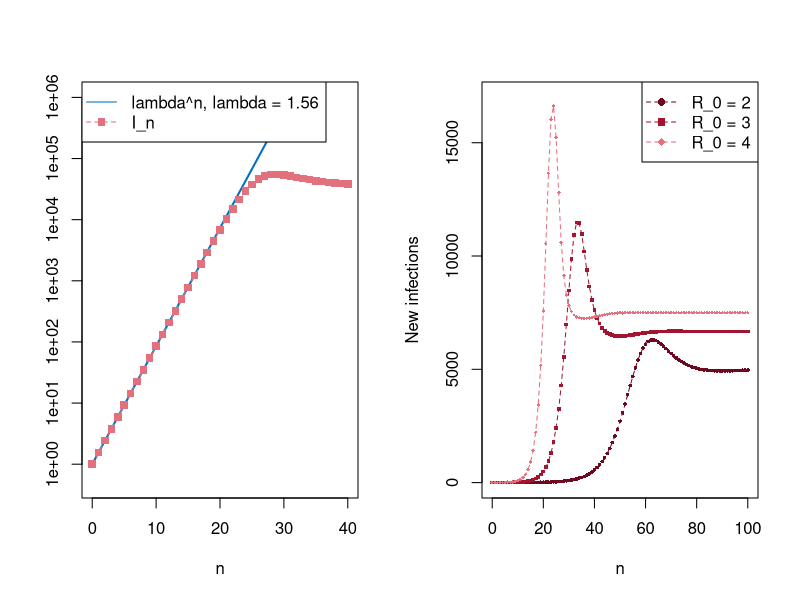

This chart was generated by the following R code:
# Fig. 2.18: Initial phase of the epidemic and new infections (book, Section 2.4, Eq. 2.21 and 2.20)
# left: I_n in scenario B on a logarithmic scale with the growth factor lambda = 1 + (gamma + alpha)(R_0 - 1);
# right: new infections beta S_n I_n per time step for R_0 = 2, 3, 4 (I_0 = 1, alpha = gamma = 0.1)
# (c) 2026 Philipp Kügler · Program for the book "Dynamical Systems in the Life Sciences" · MIT License (see LICENSE)
N <- 100000; alpha <- 0.1; gamma <- 0.1

sir <- function(beta, M) {               # S_n and I_n for I_0 = 1
  S <- numeric(M + 1); I <- numeric(M + 1); S[1] <- N - 1; I[1] <- 1
  for (k in 1:M) {
    S[k + 1] <- S[k] - beta * S[k] * I[k] + alpha * (N - S[k])
    I[k + 1] <- I[k] + beta * S[k] * I[k] - (gamma + alpha) * I[k]
  }
  list(S = S, I = I)
}
par(mfrow = c(1, 2))
beta <- 7.6e-6
x <- sir(beta, 40)
lam <- 1 + (gamma + alpha) * (beta * N / (gamma + alpha) - 1)
cat(sprintf("initial growth factor: lambda = %.2f;  I_10 = %.1f,  lambda^10 = %.1f\n", lam, x$I[11], lam^10))
n <- 0:40
plot(n, lam^n, type = "l", log = "y", col = rgb(0, 0.447, 0.741), lwd = 2, ylim = c(0.5, 1e6), xlab = "n", ylab = "")
lines(n, x$I, type = "o", lty = 2, pch = 15, col = rgb(0.89, 0.44, 0.49))
legend("topleft", legend = c(sprintf("lambda^n, lambda = %.2f", lam), "I_n"), col = c(rgb(0, 0.447, 0.741), rgb(0.89, 0.44, 0.49)), lty = c(1, 2), pch = c(NA, 15))

rot <- c(rgb(0.43, 0.04, 0.12), rgb(0.64, 0.08, 0.18), rgb(0.89, 0.44, 0.49)); zeichen <- c(16, 15, 18)
plot(NULL, xlim = c(0, 100), ylim = c(0, 17000), xlab = "n", ylab = "New infections")
for (i in 1:3) {
  R0 <- i + 1
  beta <- R0 * (gamma + alpha) / N
  x <- sir(beta, 100)
  neu <- beta * x$S * x$I
  lines(0:100, neu, type = "o", lty = 2, pch = zeichen[i], cex = 0.5, col = rot[i])
  cat(sprintf("R_0 = %d: at most %.0f new infections in step n = %d\n", R0, max(neu), which.max(neu) - 1))
}
legend("topright", legend = sprintf("R_0 = %d", 2:4), col = rot, pch = zeichen, lty = 2)
